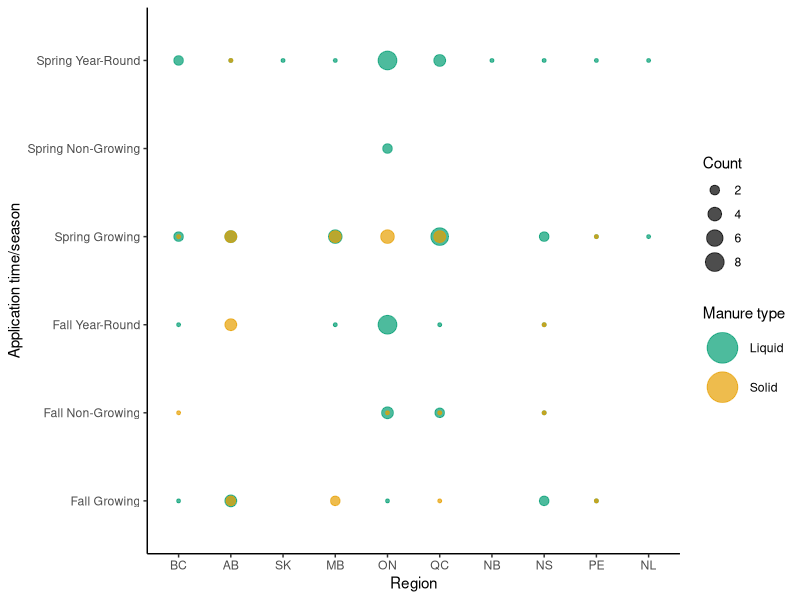

Write R code to recreate this figure. (Note: this script raises an error after producing the figure.)
#To create Bubble chart to know the application time and spatial distribution
library(tidyverse)
library(ggplot2)

#The color in this study
cold_colors <- c("#999999", "#009E73", "#0072B2", "#56B4E9")
warm_colors <- c("#D55E00", "#E69F00", "#F0E442", "#CC79A7")

#read data
GHG <- read.csv("input/data of ghg emission.csv",header = T)

#obtain studies with field measurement 
GHG.field <- GHG[grepl("Field", GHG$GHG.source),]
GHG.field <- GHG.field[!grepl("^Grass$", GHG.field$Field.crop),]
GHG.field <- GHG.field[GHG.field$N2O==TRUE,]
#replace "National" to every provinces
National<-paste(unique(GHG.field$Region)[c(-1,-3)], collapse = ", ")
GHG.field$Region[GHG.field$Region == "National"] <- National

#Application time
GHG.application <- GHG.field %>%
    filter(Application.time != "NA") %>% #Five studies didn't report application time
    filter(str_detect(Technique, "Micrometeorology")|
           str_detect(Technique, "Soil chamber")) %>%
    separate_rows(Region, sep =", ") %>%
    separate_rows(Manure.type, sep = ", ") %>%
    separate_rows(Season, sep = ", ") %>%
    separate_rows(Application.time, sep = ", ") %>%
    group_by(Region, Application.time, Season, Manure.type) %>%
    summarise(Count = n()) %>%
    ungroup()


GHG.application$Region <- factor(GHG.application$Region,
                      levels = c("British Columbia", "Alberta",
                                 "Saskatchewan","Manitoba",
                                 "Ontario","Quebec",
                                 "New Brunswick",
                                 "Nova Scotia",
                                 "Prince Edward Island",
                                 "Newfounland"))

# Create bubble chart
png(file = "output/application time.png",
    width = 4800, height = 3600, res = 600)
ggplot(GHG.application, aes(x = Region, y = paste(Application.time, Season), color = Manure.type, size = Count)) +
  geom_point(alpha = 0.7) +
  labs(x = "Region", y = "Application time/season", color = "Manure type", size = "Count") +
  scale_color_manual(values = c(cold_colors[2],warm_colors[2])) +
  theme_classic()+
  scale_x_discrete(labels = c("BC", "AB","SK","MB",
                              "ON", "QC","NB","NS",
                              "PE","NL"))+
  guides(color = guide_legend(override.aes = list(size = 10)))
dev.off()

#Export file
write_xlsx(GHG.application,
           file = "output/application time.xlsx",
           col.names = T, row.names = T)
